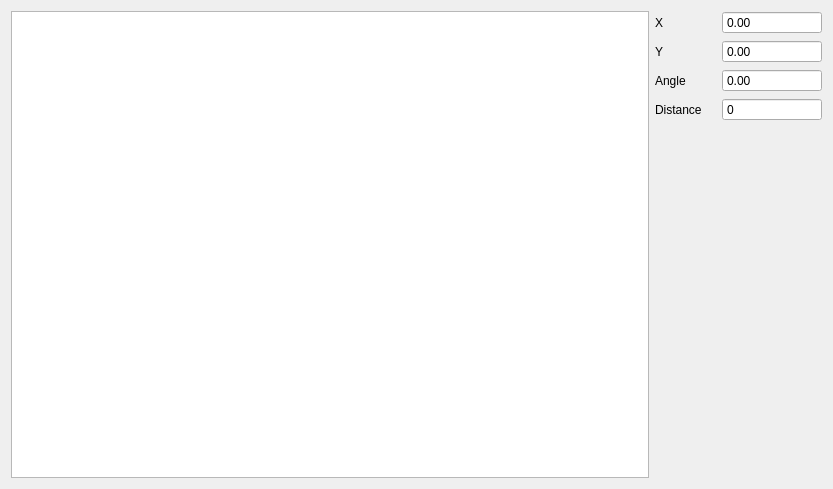
<?xml version="1.0" encoding="UTF-8"?>
<ui version="4.0">
 <class>FormPatternSetConditionalArea</class>
 <widget class="QWidget" name="FormPatternSetConditionalArea">
  <property name="geometry">
   <rect>
    <x>0</x>
    <y>0</y>
    <width>833</width>
    <height>489</height>
   </rect>
  </property>
  <property name="windowTitle">
   <string>Form</string>
  </property>
  <layout class="QHBoxLayout" name="horizontalLayout">
   <item>
    <widget class="ImageWidget" name="graphics_view"/>
   </item>
   <item>
    <layout class="QFormLayout" name="formLayout">
     <property name="horizontalSpacing">
      <number>20</number>
     </property>
     <item row="0" column="0">
      <widget class="QLabel" name="lb_title_x">
       <property name="text">
        <string>X</string>
       </property>
      </widget>
     </item>
     <item row="1" column="0">
      <widget class="QLabel" name="lb_title_y">
       <property name="text">
        <string>Y</string>
       </property>
      </widget>
     </item>
     <item row="0" column="1">
      <widget class="QDoubleSpinBox" name="dspb_X">
       <property name="minimumSize">
        <size>
         <width>100</width>
         <height>0</height>
        </size>
       </property>
       <property name="buttonSymbols">
        <enum>QAbstractSpinBox::ButtonSymbols::NoButtons</enum>
       </property>
       <property name="minimum">
        <double>-5000.000000000000000</double>
       </property>
       <property name="maximum">
        <double>5000.000000000000000</double>
       </property>
      </widget>
     </item>
     <item row="1" column="1">
      <widget class="QDoubleSpinBox" name="dspb_Y">
       <property name="minimumSize">
        <size>
         <width>100</width>
         <height>0</height>
        </size>
       </property>
       <property name="buttonSymbols">
        <enum>QAbstractSpinBox::ButtonSymbols::NoButtons</enum>
       </property>
       <property name="minimum">
        <double>-5000.000000000000000</double>
       </property>
       <property name="maximum">
        <double>5000.000000000000000</double>
       </property>
      </widget>
     </item>
     <item row="2" column="0">
      <widget class="QLabel" name="lb_title_angle">
       <property name="text">
        <string>Angle</string>
       </property>
      </widget>
     </item>
     <item row="2" column="1">
      <widget class="QDoubleSpinBox" name="dspb_angle">
       <property name="buttonSymbols">
        <enum>QAbstractSpinBox::ButtonSymbols::NoButtons</enum>
       </property>
       <property name="minimum">
        <double>-180.000000000000000</double>
       </property>
       <property name="maximum">
        <double>180.000000000000000</double>
       </property>
      </widget>
     </item>
     <item row="3" column="0">
      <widget class="QLabel" name="label">
       <property name="text">
        <string>Distance</string>
       </property>
      </widget>
     </item>
     <item row="3" column="1">
      <widget class="QSpinBox" name="spb_distance">
       <property name="buttonSymbols">
        <enum>QAbstractSpinBox::ButtonSymbols::NoButtons</enum>
       </property>
      </widget>
     </item>
    </layout>
   </item>
  </layout>
 </widget>
 <customwidgets>
  <customwidget>
   <class>ImageWidget</class>
   <extends>QGraphicsView</extends>
   <header location="global">custom_widget/image_widget.h</header>
  </customwidget>
 </customwidgets>
 <resources/>
 <connections/>
</ui>
